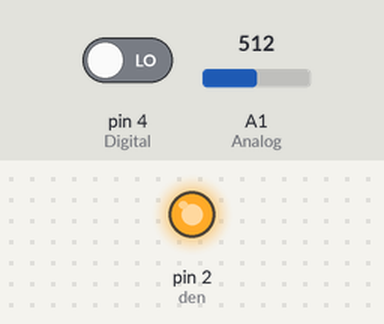
The sketch below on a simulated Arduino Uno, built with avr-gcc and run on an emulated ATmega328P. On the bench: output pins drawn as LEDs (lit = HIGH). The test bench sets the inputs (shaded band); at power-on: A1 (Analog) = 512, pin 4 (Digital) LOW. What the sketch prints to the serial monitor is not drawn.

Above: at 1.2 s.
1.3 s: A1 (Analog) set to 30
3.0 s: A1 (Analog) set to 25
At 3.8 s:
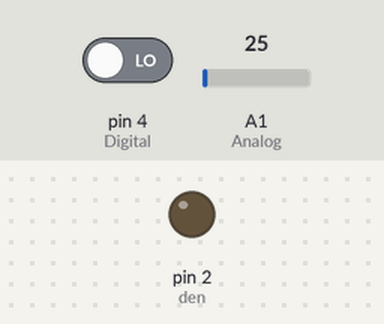
Timing chart, 0 to 6.0 s (numbered marks = the images above; inputs shaded):
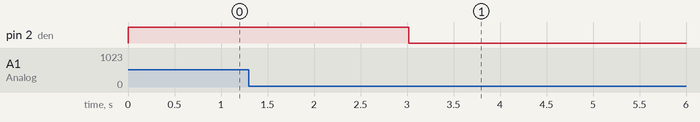

Measured:
- the behaviour switches between 29 and 28 on A1 (Analog) (found by bisection; images 0 and 1)
- after the input at 1.3 s, every drawn part: stays the same
- after the input at 3.0 s, pin 2 (den): HIGH → LOW at once

The sketch:

nhay_theo_nhac_2.ino
```cpp
#define Analog 1
#define Digital 4
int den = 2;
float tinhieuAO;
float tinhieuDO;
void setup()
{
  Serial.begin(9600);
  pinMode(Digital, INPUT);
  pinMode(den, OUTPUT);

}
void loop()
{
  tinhieuAO=analogRead(Analog);
  tinhieuDO=digitalRead(Digital);

  Serial.print("Gia tri Analog:");
  Serial.print(tinhieuAO);
  Serial.print("Gia tri Digital:");
  Serial.print(tinhieuDO);
  if (tinhieuAO>28)
  {
    digitalWrite(den,HIGH);
  }
  else
  {
    digitalWrite(den,LOW);
  }
  delay(50);
}
```
